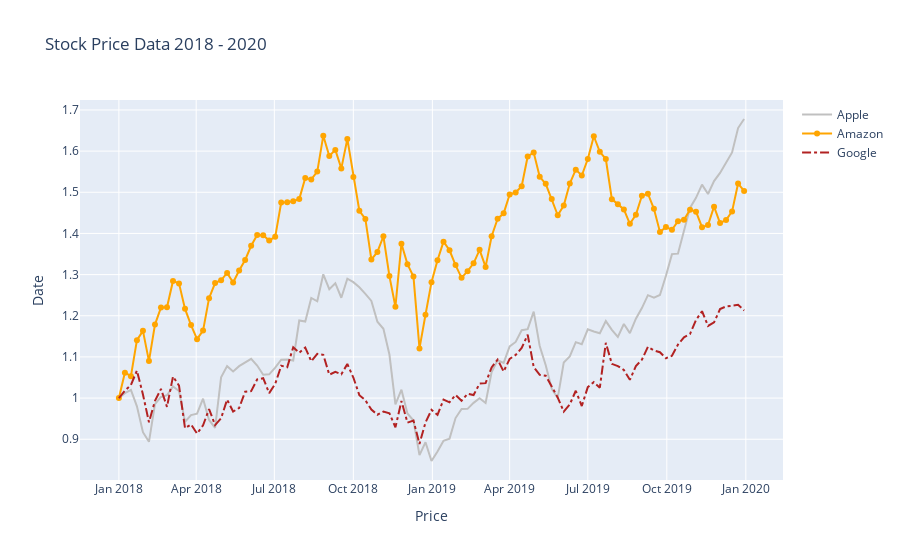

Notebook code for this chart:
### Code cell
fig = go.Figure()

# Apple stocks evolution
fig.add_trace(go.Scatter(x=df_stocks.date, y=df_stocks.AAPL,mode='lines',name='Apple',line=dict(color='silver')))

# Amazon stocks evolution
fig.add_trace(go.Scatter(x=df_stocks.date,y=df_stocks.AMZN,mode='lines+markers',name='Amazon',line=dict(color='orange')))

# Google stocks evolution
fig.add_trace(go.Scatter(x=df_stocks.date,y=df_stocks.GOOG, mode='lines',name='Google',line=dict(color='firebrick', width=2, dash='dashdot')))

# Plot title
fig.update_layout(title='Stock Price Data 2018 - 2020', xaxis_title='Price',yaxis_title='Date')
